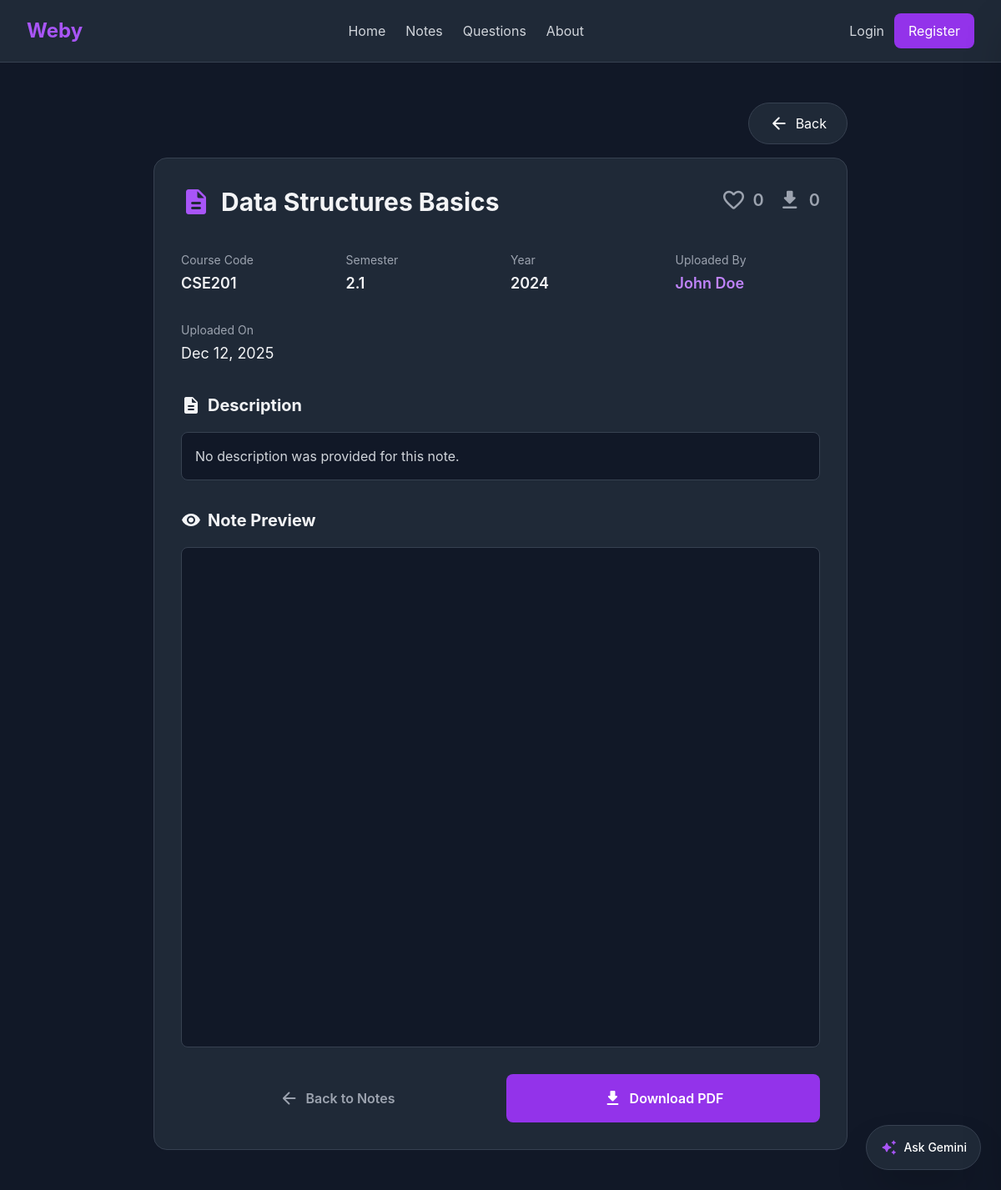
The app's page /view.php?type=note&id=2 with its own data.
### tables this page shows
CREATE TABLE IF NOT EXISTS notes (
    id INT AUTO_INCREMENT PRIMARY KEY,
    user_id INT NOT NULL,
    title VARCHAR(255) NOT NULL,
    course_code VARCHAR(50) NOT NULL,
    teacher_name VARCHAR(100) DEFAULT NULL,
    semester VARCHAR(10) NOT NULL,
    year INT NOT NULL,
    file_path VARCHAR(255) NOT NULL,
    
     
    is_public TINYINT(1) DEFAULT 1,
    
    created_at TIMESTAMP DEFAULT CURRENT_TIMESTAMP,
    FOREIGN KEY (user_id) REFERENCES users(id) ON DELETE CASCADE,
    INDEX idx_user_id (user_id),
    INDEX idx_semester_year (semester, year),
    INDEX idx_course_code (course_code)
);

CREATE TABLE IF NOT EXISTS users (
    id INT AUTO_INCREMENT PRIMARY KEY,
    name VARCHAR(100) NOT NULL,
    email VARCHAR(100) NOT NULL UNIQUE,
    password VARCHAR(255) NOT NULL,
    department VARCHAR(100) DEFAULT NULL,
    avatar VARCHAR(255) DEFAULT 'default.png',
    
     
    batch VARCHAR(10) DEFAULT NULL,
    section VARCHAR(10) DEFAULT NULL,
    student_id VARCHAR(50) DEFAULT NULL,
    
     
    github_url VARCHAR(255) DEFAULT NULL,
    linkedin_url VARCHAR(255) DEFAULT NULL,
    gmail VARCHAR(100) DEFAULT NULL,
    
     
    show_student_id TINYINT(1) DEFAULT 1,
    show_github TINYINT(1) DEFAULT 1,
    show_linkedin TINYINT(1) DEFAULT 1,
    show_email TINYINT(1) DEFAULT 1,
    show_gmail TINYINT(1) DEFAULT 1,
    
    created_at TIMESTAMP DEFAULT CURRENT_TIMESTAMP
);

### functions.php (called while the page is built, shortened)
<?php
function isLoggedIn() {
    return isset($_SESSION['user_id']);
}
function formatDate($date) {
    return date('M d, Y', strtotime($date));
}
function getUploaderName($user_id) {
    global $pdo;
    $stmt = $pdo->prepare("SELECT name FROM users WHERE id = ?");
    $stmt->execute([$user_id]);
    $user = $stmt->fetch();
    return $user ? $user['name'] : 'Unknown';
}
function getLikeCount($resource_id, $resource_type) {
    global $pdo;
    $stmt = $pdo->prepare("SELECT COUNT(*) FROM likes WHERE resource_id = ? AND resource_type = ?");
    $stmt->execute([$resource_id, $resource_type]);
    return $stmt->fetchColumn();
}
function getDownloadCount($resource_id, $resource_type) {
    global $pdo;
    $stmt = $pdo->prepare("SELECT COUNT(DISTINCT user_id) FROM downloads WHERE resource_id = ? AND resource_type = ?");
    $stmt->execute([$resource_id, $resource_type]);
    return $stmt->fetchColumn();
}
?>

### view.php (the view, shortened to what this page needs)
<?php
require 'config.php';
require 'functions.php';
$type = $_GET['type'] ?? '';
$id = $_GET['id'] ?? 0;
$table = $type == 'note' ? 'notes' : 'questions';
$stmt = $pdo->prepare("SELECT * FROM $table WHERE id = ?");
$stmt->execute([$id]);
$resource = $stmt->fetch();
$uploaderName = getUploaderName($resource['user_id']);
$likeCount = getLikeCount($id, $type);
$downloadCount = getDownloadCount($id, $type);
$isLoggedIn = isLoggedIn();
$isLiked = $isLoggedIn && hasLiked($_SESSION['user_id'], $id, $type);
?>
<!DOCTYPE html>
<html lang="en" class="dark">
<head>
    <script src="https://cdn.tailwindcss.com"></script>
    <link rel="stylesheet" href="css/style.css">
    <link rel="stylesheet" href="css/animations.css">
</head>
<body class="bg-gray-900 text-gray-100 min-h-screen">
    <nav class="bg-gray-800 border-b border-gray-700">
        <div class="w-full mx-auto px-8 py-4">
            <div class="flex justify-between items-center">
                <a href="index.php" class="text-2xl font-bold text-purple-500">Weby</a>
                <div class="hidden md:flex items-center gap-6">
                    <a href="index.php" class="text-gray-300 hover:text-white transition">Home</a>
                    <a href="notes.php" class="text-gray-300 hover:text-white transition">Notes</a>
                    <a href="questions.php" class="text-gray-300 hover:text-white transition">Questions</a>
                    <a href="about.php" class="text-gray-300 hover:text-white transition">About</a>
                </div>
                <div class="flex items-center gap-3">
                    <?php if ($isLoggedIn): ?>
                        <a href="profile.php" class="text-gray-300 hover:text-white flex items-center gap-2">
                            <span class="material-icons-round">person</span>
                            <span class="hidden md:inline"><?= htmlspecialchars($_SESSION['user_name']) ?></span>
                        </a>
                        <a href="logout.php" class="bg-red-600 hover:bg-[#0a0a2e] text-white px-4 py-2 rounded-lg transition text-sm border border-transparent hover:border-white">
                            Logout
                        </a>
                    <?php else: ?>
                        <a href="login.php" class="text-gray-300 hover:text-white">Login</a>
                        <a href="register.php" class="bg-purple-600 hover:bg-[#0a0a2e] text-white px-4 py-2 rounded-lg transition border border-transparent hover:border-white">
                            Register
                        </a>
                    <?php endif; ?>
                </div>
            </div>
        </div>
    </nav>
    <main class="mx-auto px-8 py-12 max-w-4xl">
        <div class="flex justify-end mb-4">
            <a href="<?= $type == 'note' ? 'notes.php' : 'questions.php' ?>"
               class="bg-gray-800 hover:bg-gray-700 text-white px-6 py-3 rounded-full transition flex items-center gap-2 border border-gray-700 hover:border-purple-500">
                <span class="material-icons-round">arrow_back</span>
                Back
            </a>
        </div>
        <div class="bg-gray-800 rounded-2xl border border-gray-700 p-8">
            <div class="flex items-start justify-between mb-6">
                <div class="flex-1">
                    <div class="flex items-center gap-3 mb-4">
                        <span class="material-icons-round text-4xl text-purple-500">
                        </span>
                        <h1 class="text-3xl font-bold"><?= htmlspecialchars($resource['title']) ?></h1>
                    </div>
                </div>
                <div class="flex items-center gap-4">
                    <button onclick="toggleLike()" id="likeBtn"
                            class="<?= $isLiked ? 'text-red-500' : 'text-gray-400' ?> hover:text-red-500 transition flex items-center gap-2">
                        <span class="material-icons-round text-3xl"><?= $isLiked ? 'favorite' : 'favorite_border' ?></span>
                        <span id="likeCount" class="text-xl font-semibold"><?= $likeCount ?></span>
                    </button>
                    <div class="flex items-center gap-2 text-gray-400">
                        <span class="material-icons-round text-3xl">download</span>
                        <span id="downloadCount" class="text-xl font-semibold"><?= $downloadCount ?></span>
                    </div>
                </div>
            </div>
            <div class="grid grid-cols-2 md:grid-cols-4 gap-6 mb-8">
                <div>
                    <p class="text-sm text-gray-400 mb-1">Course Code</p>
                    <p class="text-lg font-semibold"><?= htmlspecialchars($resource['course_code']) ?></p>
                </div>
                <div>
                    <p class="text-sm text-gray-400 mb-1">Semester</p>
                    <p class="text-lg font-semibold"><?= htmlspecialchars($resource['semester']) ?></p>
                </div>
                <div>
                    <p class="text-sm text-gray-400 mb-1">Year</p>
                    <p class="text-lg font-semibold"><?= htmlspecialchars($resource['year']) ?></p>
                </div>
                <div>
                    <p class="text-sm text-gray-400 mb-1">Uploaded By</p>
                    <p class="text-lg font-semibold">
                        <a href="profile.php?user_id=<?= $resource['user_id'] ?>" class="text-purple-400 hover:text-purple-500 hover:underline transition">
                            <?= htmlspecialchars($uploaderName) ?>
                        </a>
                    </p>
                </div>
            </div>
            <div class="mb-8">
                <p class="text-sm text-gray-400 mb-1">Uploaded On</p>
                <p class="text-lg"><?= formatDate($resource['created_at']) ?></p>
            </div>
            <div class="mb-8">
                <div class="flex items-center gap-2 mb-4">
                    <span class="material-icons-round text-2xl">description</span>
                    <h2 class="text-xl font-bold">Description</h2>
                </div>
                <div class="bg-gray-900 rounded-lg p-4 border border-gray-700">
                    <p class="text-gray-300">No description was provided for this <?= $type ?>.</p>
                </div>
            </div>
            <div class="mb-8">
                <div class="flex items-center gap-2 mb-4">
                    <span class="material-icons-round text-2xl">visibility</span>
                    <h2 class="text-xl font-bold"><?= ucfirst($type) ?> Preview</h2>
                </div>
                <div class="bg-gray-900 rounded-lg border border-gray-700 overflow-hidden" style="height: 600px;">
                    <?php
                    $fileExtension = strtolower(pathinfo($resource['file_path'], PATHINFO_EXTENSION));
                    if ($fileExtension === 'pdf'):
                    ?>
                        <iframe
                            src="<?= htmlspecialchars($resource['file_path']) ?>#toolbar=0&navpanes=0&scrollbar=1"
                            class="w-full h-full"
                            frameborder="0"
                            style="border: none;">
                        </iframe>
                    <?php endif; ?>
                </div>
            </div>
            <div class="flex gap-4">
                <a href="<?= $type == 'note' ? 'notes.php' : 'questions.php' ?>"
                   class="flex-1 text-gray-400 hover:text-purple-500 px-8 py-4 rounded-lg text-center font-semibold transition flex items-center justify-center gap-2">
                    <span class="material-icons-round">arrow_back</span>
                    Back to <?= $type == 'note' ? 'Notes' : 'Questions' ?>
                </a>
                <a href="<?= htmlspecialchars($resource['file_path']) ?>" download
                   onclick="trackDownload(<?= $id ?>, '<?= $type ?>', this)"
                   class="flex-1 bg-purple-600 hover:bg-[#0a0a2e] text-white px-8 py-4 rounded-lg text-center font-semibold transition-all duration-200 flex items-center justify-center gap-2 border border-transparent hover:border-white">
                    <span class="material-icons-round">download</span>
                    Download PDF
                </a>
            </div>
        </div>
    </main>
    <div class="fixed bottom-6 right-6 z-40">
        <button id="askGeminiBtn" class="flex items-center gap-2 bg-gray-800 border border-gray-700 hover:border-purple-500 text-white px-4 py-3 rounded-full shadow-2xl hover:shadow-purple-500/20 transition-all duration-300 group">
            <span class="material-icons-round text-purple-500 group-hover:scale-110 transition-transform text-xl">auto_awesome</span>
            <span class="font-medium text-sm">Ask Gemini</span>
        </button>
    </div>
</body>
</html>

### css/style.css (style rules this page uses)
* { margin: 0; padding: 0; box-sizing: border-box; }
body { font-family: -apple-system, BlinkMacSystemFont, 'Segoe UI', Roboto, 'Helvetica Neue', Arial, sans-serif; }
* { transition: background-color 0.2s ease, border-color 0.2s ease, color 0.2s ease; }

### records on screen
notes: title "Data Structures Basics", course_code "CSE201", semester "2.1", year "2024", user.name "John Doe", created_at "Dec 12, 2025"

### other values on screen
$likeCount "0"
$downloadCount "0"
$type "note"
$type "Note"
